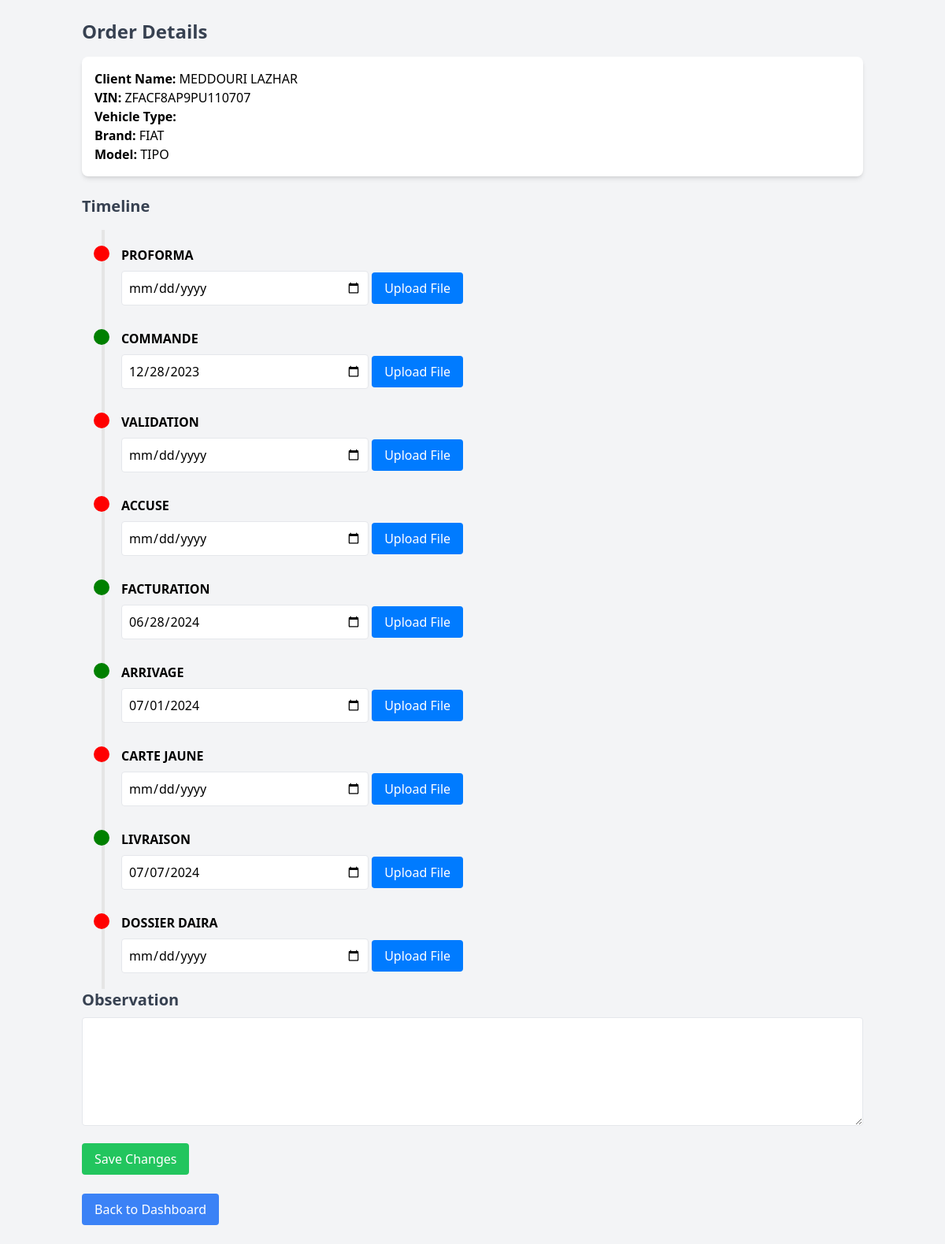
Screenshot of /order_detail_page.php?id=138 (signed in) with the database file from the repository.
### tables this page shows
CREATE TABLE `orders` (
  `id` int(11) NOT NULL,
  `client_name` varchar(100) NOT NULL,
  `vin` varchar(50) NOT NULL,
  `vehicle_type` varchar(50) NOT NULL,
  `vehicle_brand` varchar(50) NOT NULL,
  `vehicle_model` varchar(50) NOT NULL,
  `observation` text DEFAULT NULL,
  `last_step` varchar(50) DEFAULT NULL,
  `last_step_date` date DEFAULT NULL
);

### order_detail_page.php (the view, shortened to what this page needs)
<?php
include 'db_connect.php';
$order_id = $_GET['id'] ?? null;
$orderQuery = $mysqli->prepare("SELECT * FROM orders WHERE id = ?");
$orderQuery->bind_param('i', $order_id);
$orderQuery->execute();
$order = $orderQuery->get_result()->fetch_assoc();
$stepsQuery = $mysqli->prepare("SELECT step_name, step_date FROM order_steps WHERE order_id = ?");
$stepsQuery->bind_param('i', $order_id);
$stepsQuery->execute();
$stepsResult = $stepsQuery->get_result();
$steps = [];
while ($row = $stepsResult->fetch_assoc()) {
    $steps[$row['step_name']] = $row['step_date'];
}
?>
<!DOCTYPE html>
<html lang="en">
<head>
    <script src="https://cdn.tailwindcss.com"></script>
</head>
<body class="bg-gray-100">
    <div class="container mx-auto px-4 py-6">
        <h1 class="text-2xl font-bold text-gray-700 mb-4">Order Details</h1>
        <div class="bg-white shadow-md rounded-lg p-4 mb-6">
            <p><strong>Client Name:</strong> <?= htmlspecialchars($order['client_name']) ?></p>
            <p><strong>VIN:</strong> <?= htmlspecialchars($order['vin']) ?></p>
            <p><strong>Vehicle Type:</strong> <?= htmlspecialchars($order['vehicle_type']) ?></p>
            <p><strong>Brand:</strong> <?= htmlspecialchars($order['vehicle_brand']) ?></p>
            <p><strong>Model:</strong> <?= htmlspecialchars($order['vehicle_model']) ?></p>
        </div>
        <h2 class="text-xl font-bold text-gray-700 mb-4">Timeline</h2>
        <form method="POST" enctype="multipart/form-data">
            <ul class="timeline">
                <?php
                $step_names = ['PROFORMA', 'COMMANDE', 'VALIDATION', 'ACCUSE', 'FACTURATION', 'ARRIVAGE', 'CARTE JAUNE', 'LIVRAISON', 'DOSSIER DAIRA'];
                foreach ($step_names as $step_name):
                    $step_date = $steps[$step_name] ?? '';
                    $is_completed = !empty($step_date);
                ?>
                <li class="<?= $is_completed ? 'completed' : '' ?>">
                    <div class="flex items-center space-x-3 mb-2">
                        <span><?= htmlspecialchars($step_name) ?></span>
                    </div>
                    <input type="date" name="step_dates[<?= htmlspecialchars($step_name) ?>]" class="border rounded p-2 w-1/3" value="<?= htmlspecialchars($step_date) ?>">
                    <label class="custom-upload">
                        Upload File
                    </label>
                </li>
                <?php endforeach; ?>
            </ul>
            <h3 class="text-xl font-bold text-gray-700 mb-2">Observation</h3>
            <textarea name="observation" rows="5" class="border rounded p-2 w-full mb-4"><?= htmlspecialchars($order['observation'] ?? '') ?></textarea>
            <button type="submit" class="bg-green-500 text-white py-2 px-4 rounded hover:bg-green-600">Save Changes</button>
        </form>
        <a href="index.php" class="mt-6 inline-block bg-blue-500 text-white px-4 py-2 rounded hover:bg-blue-600">Back to Dashboard</a>
    </div>
</body>
</html>

### order_detail_page.php (style rules this page uses)
.timeline { position: relative; padding: 20px 0; list-style: none; }
.timeline::before { content: ''; position: absolute; top: 0; left: 25px; bottom: 0; width: 4px; background: #e5e5e5; }
.timeline li { position: relative; margin-bottom: 30px; padding-left: 50px; }
.timeline li:last-child { margin-bottom: 0; }
.timeline li::before { content: ''; position: absolute; left: 15px; top: 0; width: 20px; height: 20px; border-radius: 50%; background: red; transition: background 0.3s ease; }
.timeline li.completed::before { background: green; }
.timeline li span { font-weight: bold; }
.custom-upload { display: inline-block; padding: 8px 16px; background-color: #007bff; color: white; text-align: center; border-radius: 4px; cursor: pointer; }

### rows the page displays
orders: client_name "MEDDOURI LAZHAR", vin "ZFACF8AP9PU110707", vehicle_brand "FIAT", vehicle_model "TIPO"

### other values shown
$step_name "PROFORMA"
$step_name "COMMANDE"
$step_name "VALIDATION"
$step_name "ACCUSE"
$step_name "FACTURATION"
$step_name "ARRIVAGE"
$step_name "CARTE JAUNE"
$step_name "LIVRAISON"
$step_name "DOSSIER DAIRA"
